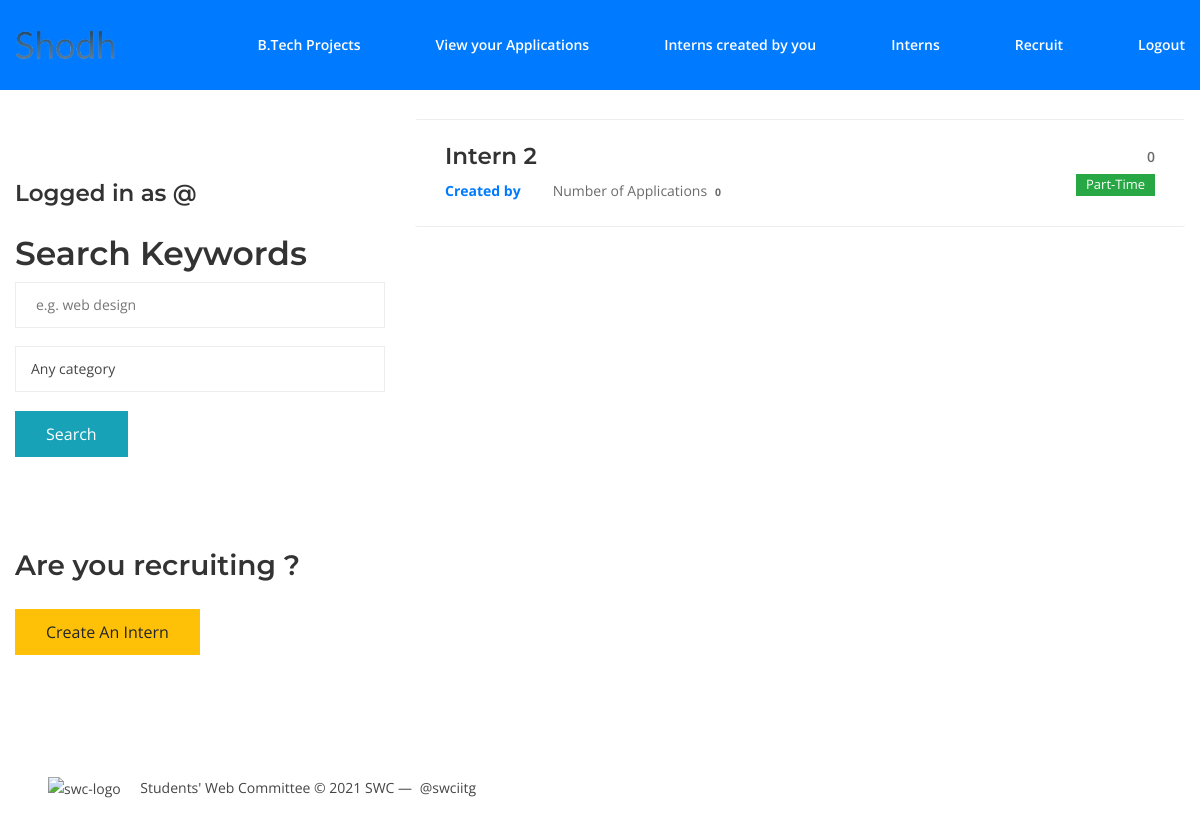
Page /groups/your/ (signed in) on the committed database.
### groups/models.py (models this page shows, shortened)
class Group(models.Model):
    creator = models.ForeignKey(User,on_delete=models.CASCADE, related_name="group_creator")
    name = models.CharField(max_length=255, unique=True)
    slug = models.SlugField(allow_unicode=True, unique=True)
    description = models.TextField(blank=True, default='')
    description_html = models.TextField(editable=False, default='', blank=True)
    field_of_job= models.CharField(max_length=255, choices=FIELD_CHOICES, default='sde')
    duration = models.CharField(max_length=255, blank=True, default='', null=True)
    stipend = models.CharField(max_length=255, blank=True, default='', null=True)
    expected_qualifications = models.TextField(blank=True, default='', null=True)
    apply_by = models.CharField(max_length=255,blank=True, default='', null=True)
    start_date= models.CharField(max_length=255,blank=True, default='', null=True)
    additional_questions_to_applicant = models.TextField(blank=True, default='', null=True)
    location = models.CharField(max_length=255, blank=True, default='', null=True)
    vacancy = models.PositiveIntegerField(blank=True, default=1, null=True)
    workstatus = models.CharField(max_length=255, choices=STATUS_CHOICES, default='pt')
    btp=models.BooleanField(default=False, null=True, blank=True)
    branch = models.CharField(max_length=255, choices=BRANCH_CHOICES, default='na')
    finished=models.BooleanField(default=False, null=True, blank=True)
    class Meta:
        ordering = ["name"]

### groups/views.py (the view)
class ListGroups2(generic.ListView):
    model = Group
    template_name="groups/yourlist.html"

### groups/templates/groups/yourlist.html (shortened to what this page needs)
{% extends "groups/group_base.html" %}
{% load static %}
{% block pregroup %}
<div class="row">
	<div class="col-md-4" style="padding-top: 15%; padding-bottom: 5%;">
		<div class="content">
			{% if user.is_authenticated %}
			<h5 class="title">
				Logged in as <a href="{% url 'accounts:profile' slug=user.userprofile.username %}">@{{user.userprofile.username}}</a>
			</h5>
			{% endif %}
			<div style="padding-top: 5%; padding-bottom: 15%;">
				<h3 class="title">Search Keywords</h3>
				<form action="{% url 'groups:searchbar' %}" method="POST" id="form1">
					<input type="text" placeholder="e.g. web design" name="searchbar">
					<div style="padding-top: 5%;">
					<select name="fieldofjob">
						  <option value="all">Any category</option>
					</select>
				</div>
				</form>
				<div style="padding-top: 5%; padding-bottom: 10%;">
					<button form="form1" type="submit" class="btn btn-md btn-fill btn-info"> Search</button>
				</div>
			</div>
		</div>
		{% if user.is_authenticated %}
		<h4>Are you recruiting ?</h4>
		<div style="padding-top: 5%; padding-bottom: 10%;">
			<a href="{% url 'groups:create' %}" class="btn btn-md btn-fill btn-warning"> Create An Intern</a>
		</div>
		{% endif %}
	</div>
	{% endblock %}
	{% block group_content %}
	<div class="col-md-8" style="padding-top: 10%;">
		<div class="list-group">
			{% for group in object_list %}
            {% if group.creator == user %}
			<a class="list-group-item job-list" href="{% url 'groups:single' slug=group.slug %}">
				<div class="salary-type col-auto order-sm-3">
					<span class="salary-range">{{ group.stipend }}</span>
					{% if group.workstatus == "pt" %}
					<span class="badge badge-success">Part-Time</span>
					{% else %}
					<span class="badge badge-success">Full-Time</span>
					{% endif %}
				</div>
				<div class="content col">
					<h5 class="title">{{ group.name }}</h5>
					<ul class="meta">
						<li><strong class="text-primary"> Created by <span class="badge"> {{ group.creator.userprofile.name }}
								</span></strong>
						</li>
						<li>Number of Application{{ group.posts.count|pluralize }} <span class="badge">
								{{ group.posts.count }} </span></li>
					</ul>
				</div>
			</a>
            {% endif %}
			{% endfor %}
		</div>
	</div>
</div>
{% endblock %}

### static/simplesocial/css/master.css (style rules this page uses)
body { margin: 0; overflow: auto; font-family: 'Lato', sans-serif; font-weight: 400; }

### static/Keller - Job Board HTML Template_files/style.css (style rules this page uses)
*, *::after, *::before { -webkit-box-sizing: border-box; box-sizing: border-box; }
html, body, .site-wrapper { height: 100%; }
body { font-family: "Open Sans", sans-serif; font-size: 14px; font-weight: 400; font-style: normal; line-height: 1.75; position: relative; visibility: visible; color: #454545; background-color: #FFFFFF; }
h1, h2, h3, h4, h5, h6 { font-family: "Montserrat", sans-serif; font-weight: 600; line-height: 1.2; margin-top: 0; color: #333333; }
h3, .h3 { font-size: 33px; }
h4, .h4 { font-size: 28px; }
h5, .h5 { font-size: 23px; }
a, button { line-height: inherit; display: inline-block; cursor: pointer; text-decoration: none; color: inherit; }
a, button, img, input { -webkit-transition: all 0.3s ease 0s; -o-transition: all 0.3s ease 0s; transition: all 0.3s ease 0s; }
button, input[type="submit"] { cursor: pointer; }
ul:last-child { margin-bottom: 0; }
ul li + li { margin-top: 6px; }
.text-primary { color: #007BFF !important; }
input[type="text"], input[type="email"], input[type="password"], textarea, .form-control { line-height: 24px; display: block; width: 100%; padding: 10px 20px; color: #454545; border: 1px solid #EDEDED; border-radius: 0; background-color: #FFFFFF; }
select { line-height: 24px; display: block; width: 100%; padding: 10px 15px; padding-right: 40px; color: #454545; border: 1px solid #EDEDED; border-radius: 0; background-color: #FFFFFF; background-image: url("../images/icons/arrow-down.png"); background-repeat: no-repeat; background-position: right center; background-size: auto; -webkit-appearance: none; -moz-appearance: none; appearance: none; }
.btn { line-height: 24px; padding: 10px 30px; border-radius: 0; }
.job-list { position: relative; z-index: 1; display: -webkit-box; display: -webkit-flex; display: -ms-flexbox; display: flex; -webkit-box-align: center; -webkit-align-items: center; -ms-flex-align: center; align-items: center; -webkit-flex-wrap: wrap; -ms-flex-wrap: wrap; flex-wrap: wrap; margin: -1px; padding: 23px 15px; border-width: 1px; border-style: solid; border-color: #EDEDED transparent; }
.job-list .salary-type { text-align: right; }
.job-list .salary-type .salary-range { font-weight: 600; line-height: 1; display: block; margin-bottom: 8px; color: #6b6b6b; }
.job-list .salary-type .badge { font-size: 13px; font-weight: 400; padding: 4px 10px 5px; border-radius: 0; }
.job-list .content .meta { display: -webkit-box; display: -webkit-flex; display: -ms-flexbox; display: flex; -webkit-flex-wrap: wrap; -ms-flex-wrap: wrap; flex-wrap: wrap; margin-bottom: 0; padding-left: 0; list-style: none; color: #6b6b6b; }
.job-list .content .meta li { margin-top: 0; margin-right: 20px; }
.job-list .content .meta li:last-child { margin-right: 0; }

### rows in the picture
Group: stipend "0", workstatus "Part-Time", name "Intern 2", posts.count "0"
